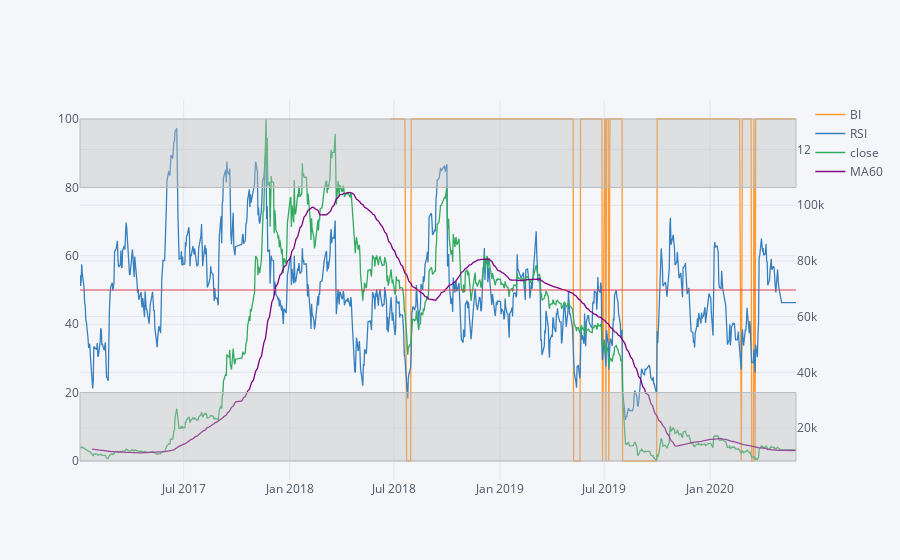

The code cell stored with this chart in its notebook:
### Code cell
from sklearn.preprocessing import Binarizer

def BI(data):
    data = np.array(data)
    scaler = Binarizer(threshold=30.0)
    scaler.fit(np.reshape(data, (-1,1)))
    return scaler.transform(np.reshape(data[-1], (-1,1)))

df['BI'] = df['RSI'].rolling(window=360).apply(lambda x : BI(x) * 100)

df[['BI','RSI','close','MA60']].iplot(secondary_y=['close','MA60'], hline=[50],
                                      hspan=[{'y0':'0','y1':'20','color':'rgba(30,30,30,0.3)','fill':True,'opacity':.4},
                                            {'y0':'80','y1':'100','color':'rgba(30,30,30,0.3)','fill':True,'opacity':.4}])

### Figure 1 — Plotly figure (JSON) as saved in the notebook; plotly's stock layout.template omitted (floating-point values rounded to 4 significant figures; data arrays with more than 128 entries replaced by an {"elided": "..."} marker saying what was removed)
{"data": [{"line": {"color": "rgba(255, 153, 51, 1.0)", "dash": "solid", "shape": "linear", "width": 1.3}, "mode": "lines", "name": "BI", "text": "", "type": "scatter", "x": {"elided": "834 str values"}, "y": {"elided": "834 mixed values"}}, {"line": {"color": "rgba(55, 128, 191, 1.0)", "dash": "solid", "shape": "linear", "width": 1.3}, "mode": "lines", "name": "RSI", "text": "", "type": "scatter", "x": {"elided": "834 str values"}, "y": {"elided": "834 float values"}}, {"line": {"color": "rgba(50, 171, 96, 1.0)", "dash": "solid", "shape": "linear", "width": 1.3}, "mode": "lines", "name": "close", "text": "", "type": "scatter", "x": {"elided": "834 str values"}, "xaxis": "x", "y": {"elided": "834 int values"}, "yaxis": "y2"}, {"line": {"color": "rgba(128, 0, 128, 1.0)", "dash": "solid", "shape": "linear", "width": 1.3}, "mode": "lines", "name": "MA60", "text": "", "type": "scatter", "x": {"elided": "834 str values"}, "xaxis": "x", "y": {"elided": "834 mixed values"}, "yaxis": "y2"}], "layout": {"legend": {"bgcolor": "#F5F6F9", "font": {"color": "#4D5663"}}, "paper_bgcolor": "#F5F6F9", "plot_bgcolor": "#F5F6F9", "shapes": [{"line": {"color": "#db4052", "dash": "solid", "width": 1}, "type": "line", "x0": 0, "x1": 1, "xref": "paper", "y0": 50, "y1": 50, "yref": "y"}, {"fillcolor": "rgba(187, 187, 187, 0.4)", "line": {"color": "#BBBBBB", "dash": "solid", "width": 1}, "type": "rect", "x0": 0, "x1": 1, "xref": "paper", "y0": "0", "y1": "20", "yref": "y"}, {"fillcolor": "rgba(187, 187, 187, 0.4)", "line": {"color": "#BBBBBB", "dash": "solid", "width": 1}, "type": "rect", "x0": 0, "x1": 1, "xref": "paper", "y0": "80", "y1": "100", "yref": "y"}], "title": {"font": {"color": "#4D5663"}}, "xaxis": {"gridcolor": "#E1E5ED", "showgrid": true, "tickfont": {"color": "#4D5663"}, "title": {"font": {"color": "#4D5663"}, "text": ""}, "zerolinecolor": "#E1E5ED"}, "yaxis": {"gridcolor": "#E1E5ED", "showgrid": true, "tickfont": {"color": "#4D5663"}, "title": {"font": {"color": "#4D5663"}, "text": ""}, "zerolinecolor": "#E1E5ED"}, "yaxis2": {"anchor": "x", "gridcolor": "#E1E5ED", "overlaying": "y", "showgrid": true, "side": "right", "tickfont": {"color": "#4D5663"}, "title": {"text": ""}, "zerolinecolor": "#E1E5ED"}}}
